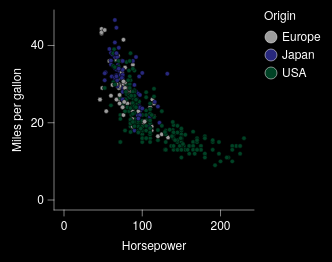

Write a Vega-Lite specification for this figure.
### Vega-Lite specification from a JSON file in a GitHub repository (floating-point values rounded to 4 significant figures; data arrays with more than 128 entries replaced by an {"elided": "..."} marker saying what was removed)
{"background": "black", "config": {"arc": {"fill": "#9D9D9D", "fillOpacity": 1.0, "innerRadius": 25.0, "padAngle": 0.03, "stroke": "black", "strokeOpacity": 1, "strokeWidth": 0.25}, "area": {"fill": "#9D9D9D", "fillOpacity": 1.0, "stroke": "black", "strokeOpacity": 1, "strokeWidth": 0.25}, "axis": {"domain": true, "domainCap": "round", "domainColor": "white", "domainWidth": 0.25, "grid": false, "gridCap": "round", "gridColor": "#F1F1F1", "gridDash": [0, 0], "gridOpacity": 1.0, "gridWidth": 0.25, "labelColor": "white", "labelFont": "Helvetica Neue, HelveticaNeue, Helvetica, Arial, sans-serif", "labelFontSize": 6, "labelFontStyle": "normal", "labelFontWeight": 400, "offset": 0, "ticks": true, "tickCap": "round", "tickColor": "white", "tickRound": false, "tickSize": 3.0, "tickWidth": 0.25, "titleColor": "white", "titleFont": "Helvetica Neue, HelveticaNeue, Helvetica, Arial, sans-serif", "titleFontSize": 6, "titleFontStyle": "normal", "titleFontWeight": 400}, "axisX": {"domain": true, "labelAlign": "center", "labelAngle": 0, "labels": true, "ticks": true, "translate": 0}, "axisY": {"domain": true, "labelAlign": "right", "labelAngle": 0, "labels": true, "ticks": true, "translate": 0}, "axisRight": {"domain": true, "labelAlign": "left", "labelAngle": 0, "labels": true, "ticks": true, "translate": 0}, "axisTop": {"domain": true, "labelAlign": "center", "labelAngle": 0, "labels": true, "ticks": true, "translate": 0}, "axisBand": {"tickOffset": 0}, "bar": {"fill": "#9D9D9D", "fillOpacity": 1.0, "stroke": "black", "strokeOpacity": 1, "strokeWidth": 0.25}, "boxplot": {"size": 9.0, "ticks": {"cornerRadius": 0.25, "fill": "white", "opacity": 1, "size": 4.5, "thickness": 0.25}, "box": {"fillOpacity": 1.0, "stroke": "black", "strokeOpacity": 1, "strokeWidth": 0.25}, "median": {"cornerRadius": 0, "fill": "black", "fillOpacity": 1.0, "opacity": 1, "size": 9.0, "thickness": 0.25}, "rule": {"fill": "white", "fillOpacity": 1.0, "size": 10.0, "stroke": "white", "strokeDash": [0, 0], "strokeOpacity": 1, "strokeWidth": 0.25}, "outliers": {"color": "white", "fill": "white", "fillOpacity": 1.0, "size": 0, "stroke": "black", "strokeOpacity": 1, "strokeWidth": 0.25}}, "circle": {"fill": "white", "fillOpacity": 1.0, "size": 1.25, "stroke": null, "strokeOpacity": 1, "strokeWidth": 0.25}, "errorband": {"band": {"fillOpacity": 0.6, "stroke": null, "strokeWidth": 0.25, "strokeOpacity": 1}, "borders": {"opacity": 0, "strokeOpacity": 1, "strokeWidth": 0.25}}, "errorbar": {"opacity": 1, "rule": {"strokeDash": [0, 0], "strokeWidth": 0.25}, "ticks": {"color": "white", "cornerRadius": 0.125, "opacity": 1, "size": 6.0, "thickness": 0.25}, "thickness": 0.25}, "font": "Helvetica Neue, HelveticaNeue, Helvetica, Arial, sans-serif", "geoshape": {"fill": "#9D9D9D", "fillOpacity": 1.0, "stroke": "white", "strokeOpacity": 1, "strokeWidth": 0.25}, "header": {"labelColor": "white", "labelFont": "Helvetica Neue, HelveticaNeue, Helvetica, Arial, sans-serif", "labelFontSize": 6, "labelFontStyle": "normal", "labelFontWeight": 400, "titleColor": "white", "titleFont": "Helvetica Neue, HelveticaNeue, Helvetica, Arial, sans-serif", "titleFontSize": 6, "titleFontStyle": "normal", "titleFontWeight": 400, "titlePadding": 0}, "legend": {"disable": false, "offset": 4.5, "titlePadding": 4, "labelOffset": 2, "gradientLabelOffset": 2, "columnPadding": 4, "rowPadding": 2, "gradientThickness": 5, "gradientOpacity": 1.0, "gradientStrokeColor": "white", "gradientStrokeWidth": 0.25, "labelColor": "white", "labelFont": "Helvetica Neue, HelveticaNeue, Helvetica, Arial, sans-serif", "labelFontSize": 6, "labelFontStyle": "normal", "labelFontWeight": 400, "strokeColor": "white", "strokeWidth": 0, "symbolSize": 36, "symbolStrokeColor": "white", "symbolStrokeWidth": 0.25, "titleColor": "white", "titleFont": "Helvetica Neue, HelveticaNeue, Helvetica, Arial, sans-serif", "titleFontSize": 6, "titleFontStyle": "normal", "titleFontWeight": 400}, "line": {"color": "white", "stroke": "white", "strokeCap": "butt", "strokeDash": [0, 0], "strokeOpacity": 1, "strokeWidth": 0.5}, "point": {"filled": true, "fill": "#9D9D9D", "fillOpacity": 1.0, "size": 5.0, "stroke": "black", "strokeOpacity": 1, "strokeWidth": 0.25}, "range": {"category": ["#9D9D9D", "#28287D", "#004225", "#47266F", "#00605D", "#DBDBDB", "#7983C1", "#6E927B", "#937FB4", "#699A97"], "diverging": {"scheme": ["#4F4265", "#6A5C82", "#85789D", "#A196B7", "#BDB5CE", "#D8D6DD", "#F6F6F6", "#CED8D7", "#9DBFBD", "#75A3A0", "#518683", "#326967", "#164D4B"]}, "heatmap": {"scheme": ["#440154", "#472270", "#433E82", "#38598C", "#2C728E", "#238A8D", "#24A086", "#39B578", "#5DC862", "#96D646", "#CAE02D", "#FDE724"]}, "ordinal": {"scheme": ["#F1F1F1", "#DBDBDB", "#C6C6C6", "#B2B2B2", "#9D9D9D", "#898989", "#767676", "#636363", "#515151", "#404040", "#2F2F2F", "#1F1F1F"]}, "ramp": {"scheme": ["#440154", "#472270", "#433E82", "#38598C", "#2C728E", "#238A8D", "#24A086", "#39B578", "#5DC862", "#96D646", "#CAE02D", "#FDE724"]}}, "rule": {"color": "white", "stroke": "white", "strokeCap": "round", "strokeDash": [2, 2], "strokeOpacity": 1, "strokeWidth": 0.25}, "scale": {"barBandPaddingInner": 0.1, "rectBandPaddingInner": 0, "tickBandPaddingInner": 0.1, "bandPaddingOuter": 0.1, "bandWithNestedOffsetPaddingInner": 0.2, "bandWithNestedOffsetPaddingOuter": 0.2, "offsetBandPaddingInner": 0, "offsetBandPaddingOuter": 0, "continuousPadding": 5.0, "round": false}, "rect": {"fill": "#9D9D9D", "fillOpacity": 1.0, "stroke": "black", "strokeOpacity": 1, "strokeWidth": 0.25}, "square": {"fill": "#9D9D9D", "fillOpacity": 1.0, "size": 10.0, "stroke": "black", "strokeOpacity": 1, "strokeWidth": 0.25}, "text": {"color": "white", "font": "Helvetica Neue, HelveticaNeue, Helvetica, Arial, sans-serif", "fontSize": 6, "fontStyle": "normal", "fontWeight": 400}, "tick": {"color": "white", "cornerRadius": 0.125, "opacity": 1.0, "size": 9.0, "thickness": 0.25}, "title": {"anchor": "middle", "frame": "group", "color": "white", "font": "Helvetica Neue, HelveticaNeue, Helvetica, Arial, sans-serif", "fontSize": 6, "fontStyle": "normal", "fontWeight": 400, "subtitleColor": "white", "subtitleFont": "Helvetica Neue, HelveticaNeue, Helvetica, Arial, sans-serif", "subtitleFontSize": 6, "subtitleFontStyle": "normal", "subtitleFontWeight": 400}, "trail": {"color": "white", "opacity": 1, "size": 0.5}, "view": {"continuousWidth": 100, "continuousHeight": 100, "discreteWidth": 100, "discreteHeight": 100, "fill": null, "stroke": null, "strokeWidth": 0.25}}, "data": {"name": "data-7285c4e2e195e5a75737a34913199f5f"}, "mark": {"type": "point"}, "encoding": {"color": {"field": "Origin", "type": "nominal"}, "x": {"field": "Horsepower", "type": "quantitative", "scale": {"nice": false}}, "y": {"field": "Miles_per_Gallon", "title": "Miles per gallon", "type": "quantitative", "scale": {"nice": false}}}, "$schema": "https://vega.github.io/schema/vega-lite/v6.4.1.json", "datasets": {"data-7285c4e2e195e5a75737a34913199f5f": {"elided": "392 records"}}}
